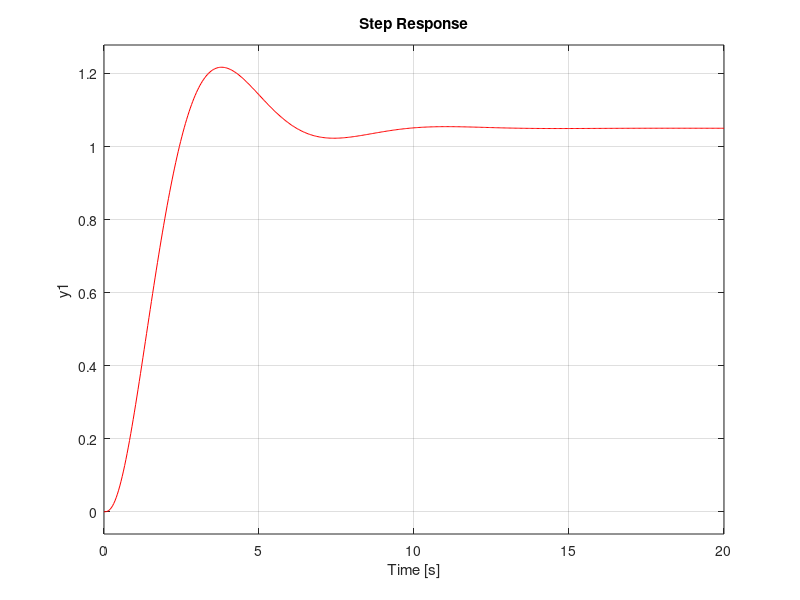

The MATLAB script that drew this image: (Note: this script raises an error after producing the figure.)
clc
clear all
close all

num4 = conv(1.05,[0.4762 1]);
den4 = conv(conv([0.125 1],[0.5 1]),[1 1 1]);
sys4 = tf(num4,den4);
step(sys4,'r');
S4 = stepinfo(sys4);
[z4,p4] = tf2zp(num4,den4);

grid;hold on;
legend('sys4');
set(gca,'GridLineStyle',':');
set(gca,'GridAlpha',1);
set(gca,'YTick',0:1.5/20:1.5);
xlabel('Time(s)');
ylabel('Amplitude');

num1 = 1.05;
den1 = conv(conv([0.25 1],[0.5 1]),[1 1 1]);
sys1 = tf(num1,den1);
step(sys1,'g');
S1 = stepinfo(sys1);
[z1,p1] = tf2zp(num1,den1);



num2 = num4;
den2 = den1;
sys2 = tf(num2,den2);
step(sys2,'y');
S2 = stepinfo(sys2);
[z2,p2] = tf2zp(num2,den2);


num3 = [1.05 1.05];
den3 = den1;
sys3 = tf(num3,den3);
step(sys3,'b');
S3 = stepinfo(sys3);
[z3,p3] = tf2zp(num3,den3);


num5 = num4 ;
den5 = conv([0.5 1],[1 1 1]);
sys5 = tf(num5,den5);
step(sys5,'k');
S5 = stepinfo(sys5);
[z5,p5] = tf2zp(num5,den5);


num6 = 1.05;
den6 = [1 1 1];
sys6 = tf(num6,den6);
step(sys6,'m');
S6 = stepinfo(sys6);
[z6,p6] = tf2zp(num6,den6);


title('Comparison of unit step response of higher order systems');
hold off;
